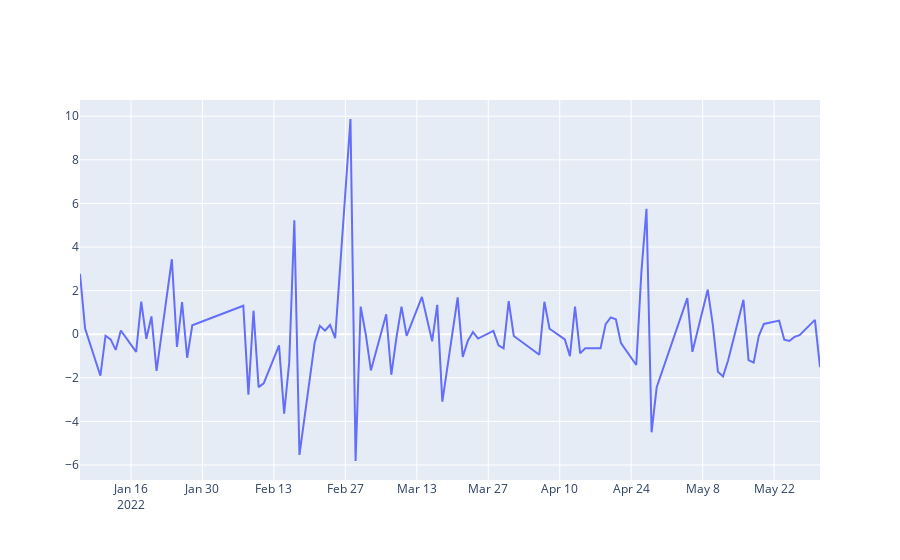

The cell this chart's notebook holds for it:
### Markdown cell above
# stk pre status

### Code cell
df_history_return = w.wsd("128111.SZ,002738.SZ,128095.SZ,002812.SZ,113626.SH,603596.SH,123092.SZ,300332.SZ",
 "pct_chg", f"{status_begin_date}", f"{status_end_date}", "",usedf=True)[1]

df_pair_history_return = df_history_return[cbond_pair]
df_pair_history_return['diff'] = df_pair_history_return[cbond_pair[0]] - df_pair_history_return[cbond_pair[1]]
# df_pair_history_return['diff'].plot()

import warnings
warnings.filterwarnings("ignore")


#plotly 画图代码模板
import plotly.graph_objects as go
fig = go.Figure(data=[
    go.Scatter(name='diff', x=df_pair_history_return.index, y=df_pair_history_return['diff']),
])
fig.show()

df_stk_pre_return = w.wsd("128111.SZ,002738.SZ,128095.SZ,002812.SZ,113626.SH,603596.SH,123092.SZ,300332.SZ", 
"pct_chg", f"{status_begin_date}", f"{status_end_date}", "",usedf=True)[1]

df_stk_pre_return = df_stk_pre_return.reset_index()
df_stk_pre_return['index'] = df_stk_pre_return['index'].apply(str)
df_stk_pre_return = df_stk_pre_return.set_index('index')

df_stk_pre_trade_status = w.wsd("002812.SZ,603596.SH,300332.SZ,002738.SZ", 
"trade_status", f"{status_begin_date}", f"{status_end_date}", "",usedf=True)[1]
df_stk_pre_trade_status = df_stk_pre_trade_status.reset_index()
df_stk_pre_trade_status['index'] = df_stk_pre_trade_status['index'].apply(str)
df_stk_pre_trade_status = df_stk_pre_trade_status.set_index('index')

### Figure 1 — Plotly figure (JSON) as saved in the notebook; plotly's stock layout.template omitted (floating-point values rounded to 4 significant figures)
{"data": [{"name": "diff", "type": "scatter", "x": ["2022-01-06", "2022-01-07", "2022-01-10", "2022-01-11", "2022-01-12", "2022-01-13", "2022-01-14", "2022-01-17", "2022-01-18", "2022-01-19", "2022-01-20", "2022-01-21", "2022-01-24", "2022-01-25", "2022-01-26", "2022-01-27", "2022-01-28", "2022-02-07", "2022-02-08", "2022-02-09", "2022-02-10", "2022-02-11", "2022-02-14", "2022-02-15", "2022-02-16", "2022-02-17", "2022-02-18", "2022-02-21", "2022-02-22", "2022-02-23", "2022-02-24", "2022-02-25", "2022-02-28", "2022-03-01", "2022-03-02", "2022-03-03", "2022-03-04", "2022-03-07", "2022-03-08", "2022-03-09", "2022-03-10", "2022-03-11", "2022-03-14", "2022-03-15", "2022-03-16", "2022-03-17", "2022-03-18", "2022-03-21", "2022-03-22", "2022-03-23", "2022-03-24", "2022-03-25", "2022-03-28", "2022-03-29", "2022-03-30", "2022-03-31", "2022-04-01", "2022-04-06", "2022-04-07", "2022-04-08", "2022-04-11", "2022-04-12", "2022-04-13", "2022-04-14", "2022-04-15", "2022-04-18", "2022-04-19", "2022-04-20", "2022-04-21", "2022-04-22", "2022-04-25", "2022-04-26", "2022-04-27", "2022-04-28", "2022-04-29", "2022-05-05", "2022-05-06", "2022-05-09", "2022-05-10", "2022-05-11", "2022-05-12", "2022-05-13", "2022-05-16", "2022-05-17", "2022-05-18", "2022-05-19", "2022-05-20", "2022-05-23", "2022-05-24", "2022-05-25", "2022-05-26", "2022-05-27", "2022-05-30", "2022-05-31"], "y": [2.775, 0.2613, -1.904, -0.06807, -0.2349, -0.7183, 0.1696, -0.8102, 1.496, -0.2088, 0.8159, -1.682, 3.438, -0.5825, 1.471, -1.079, 0.4079, 1.308, -2.769, 1.079, -2.426, -2.252, -0.512, -3.644, -1.281, 5.227, -5.535, -0.3664, 0.3816, 0.1636, 0.4232, -0.1773, 9.873, -5.817, 1.268, -0.01201, -1.66, 0.9144, -1.861, -0.1713, 1.266, -0.07235, 1.713, 0.6684, -0.3257, 1.345, -3.092, 1.687, -1.042, -0.2984, 0.09725, -0.2009, 0.1494, -0.5087, -0.6443, 1.518, -0.08219, -0.9409, 1.489, 0.2512, -0.2362, -1.007, 1.266, -0.8791, -0.6466, -0.6402, 0.464, 0.773, 0.6869, -0.4101, -1.41, 2.846, 5.75, -4.498, -2.435, 1.657, -0.8082, 2.042, 0.4328, -1.719, -1.935, -1.196, 1.579, -1.192, -1.303, -0.08902, 0.4702, 0.6232, -0.253, -0.3125, -0.122, -0.04425, 0.6589, -1.512]}], "layout": {}}
